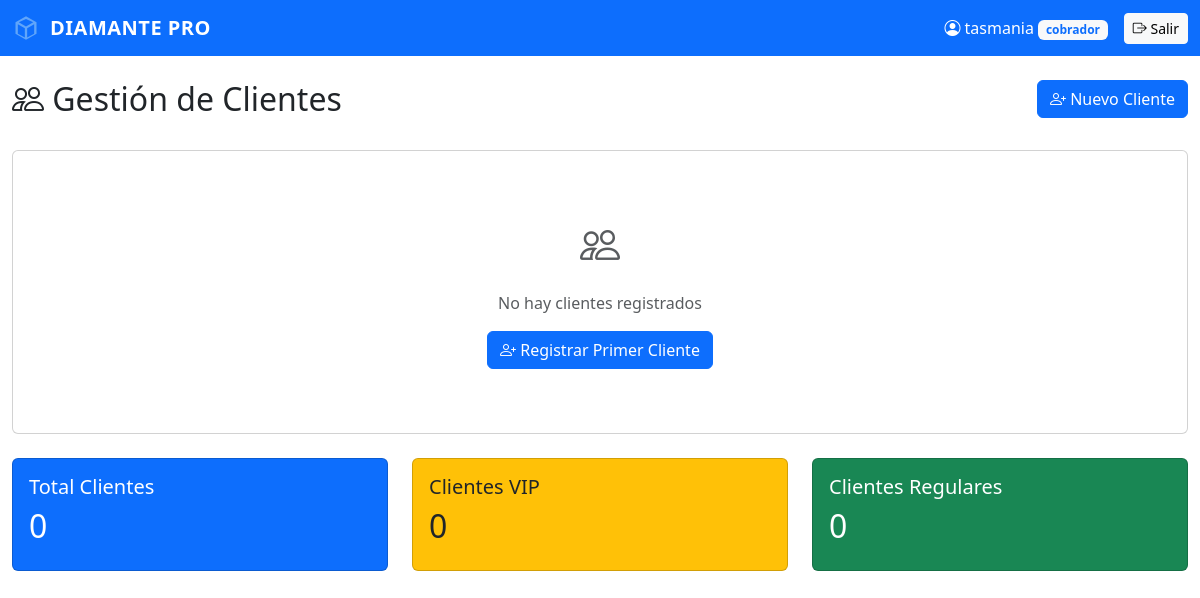
The app's page /clientes (signed in), older data.
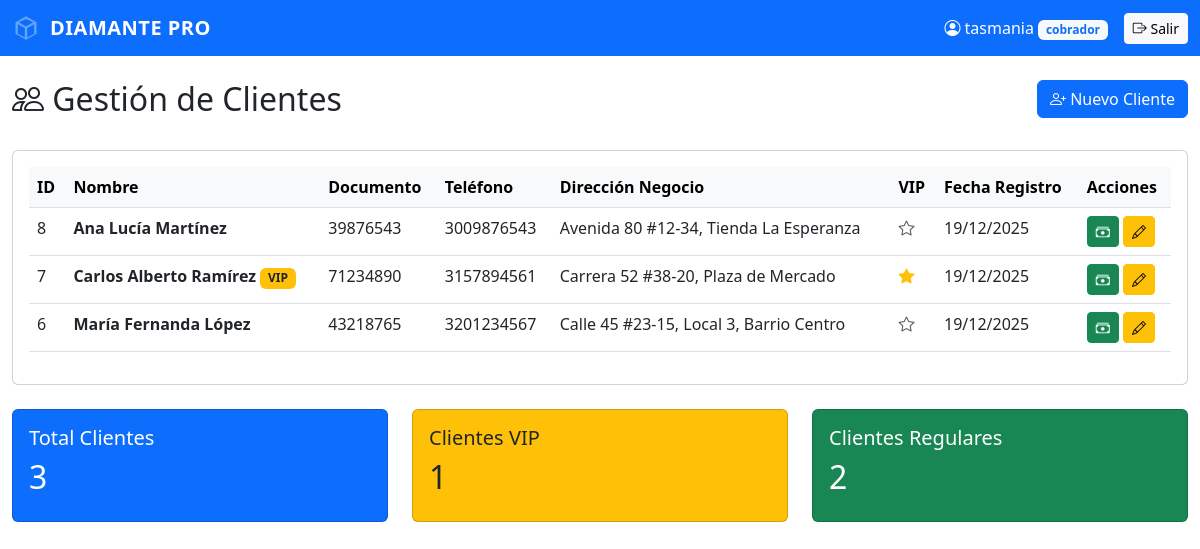
The same page, newer data.
### app/models.py (models this page shows, shortened)
class Cliente(db.Model):
    __tablename__ = 'clientes'
    id = db.Column(db.Integer, primary_key=True)
    nombre = db.Column(db.String(100), nullable=False)
    documento = db.Column(db.String(20), unique=True, nullable=False)
    documento_negocio = db.Column(db.String(30))
    telefono = db.Column(db.String(20), nullable=False)
    whatsapp_codigo_pais = db.Column(db.String(5), default='57')  # Código de país para WhatsApp
    whatsapp_numero = db.Column(db.String(20))  # Número WhatsApp sin código de país
    direccion_negocio = db.Column(db.String(200))
    gps_latitud = db.Column(db.Float)
    gps_longitud = db.Column(db.Float)
    es_vip = db.Column(db.Boolean, default=False)
    fecha_registro = db.Column(db.DateTime, default=datetime.utcnow)

### app/routes.py (the view, shortened to what this page needs)
    @app.route('/clientes')
    def clientes_lista():
        if 'usuario_id' not in session:
            return redirect(url_for('home'))
        rol = session.get('rol')
        usuario_id = session.get('usuario_id')
        if rol == 'cobrador':
            clientes_ids = db.session.query(Prestamo.cliente_id).filter_by(cobrador_id=usuario_id).distinct().all()
            clientes_ids = [c[0] for c in clientes_ids]
            clientes = Cliente.query.filter(Cliente.id.in_(clientes_ids)).order_by(Cliente.fecha_registro.desc()).all()
        return render_template('clientes_lista.html',
                             clientes=clientes,
                             nombre=session.get('nombre'),
                             rol=session.get('rol'),
                             mensaje=request.args.get('mensaje'))

### app/templates/clientes_lista.html (shortened to what this page needs)
<!DOCTYPE html>
<html>
<head>
    <link href="https://cdn.jsdelivr.net/npm/bootstrap@5.3.0/dist/css/bootstrap.min.css" rel="stylesheet">
    <link rel="stylesheet" href="https://cdn.jsdelivr.net/npm/bootstrap-icons@1.11.0/font/bootstrap-icons.css">
</head>
<body>
    <nav class="navbar navbar-expand-lg navbar-dark bg-primary">
        <div class="container-fluid">
            <a class="navbar-brand" href="/dashboard" style="display: inline-flex; align-items: center; gap: 10px; font-weight: 600; letter-spacing: 0.5px;">
                <svg style="width: 28px; height: 28px; fill: #60a5fa;" viewBox="0 0 24 24" xmlns="http://www.w3.org/2000/svg">
                    <path d="M12 2L3 7v10l9 5 9-5V7l-9-5zm0 2.18L18.18 7 12 10.82 5.82 7 12 4.18zM5 8.82l6 3.5v7.86l-6-3.33V8.82zm8 11.36v-7.86l6-3.5v8.03l-6 3.33z"/>
                </svg>
                <span>DIAMANTE PRO</span>
            </a>
            <div class="d-flex align-items-center">
                <span class="text-white me-3">
                    <i class="bi bi-person-circle"></i> {{ nombre }}
                    <span class="badge bg-light text-primary">{{ rol }}</span>
                </span>
                <a href="/logout" class="btn btn-light btn-sm">
                    <i class="bi bi-box-arrow-right"></i> Salir
                </a>
            </div>
        </div>
    </nav>
    <div class="container-fluid mt-4">
        <div class="row mb-4">
            <div class="col-md-6">
                <h2><i class="bi bi-people"></i> Gestión de Clientes</h2>
            </div>
            <div class="col-md-6 text-end">
                <a href="/clientes/nuevo" class="btn btn-primary">
                    <i class="bi bi-person-plus"></i> Nuevo Cliente
                </a>
            </div>
        </div>
        <div class="card">
            <div class="card-body">
                {% if clientes %}
                <div class="table-responsive">
                    <table class="table table-hover">
                        <thead class="table-light">
                            <tr>
                                <th>ID</th>
                                <th>Nombre</th>
                                <th>Documento</th>
                                <th>Teléfono</th>
                                <th>Dirección Negocio</th>
                                <th>VIP</th>
                                <th>Fecha Registro</th>
                                <th>Acciones</th>
                            </tr>
                        </thead>
                        <tbody>
                            {% for cliente in clientes %}
                            <tr>
                                <td>{{ cliente.id }}</td>
                                <td>
                                    <strong>{{ cliente.nombre }}</strong>
                                    {% if cliente.es_vip %}
                                    <span class="badge bg-warning text-dark">VIP</span>
                                    {% endif %}
                                </td>
                                <td>{{ cliente.documento }}</td>
                                <td>{{ cliente.telefono }}</td>
                                <td>{{ cliente.direccion_negocio or 'N/A' }}</td>
                                <td>
                                    {% if cliente.es_vip %}
                                    <i class="bi bi-star-fill text-warning"></i>
                                    {% else %}
                                    <i class="bi bi-star text-muted"></i>
                                    {% endif %}
                                </td>
                                <td>{{ cliente.fecha_registro.strftime('%d/%m/%Y') }}</td>
                                <td>
                                    <a href="/prestamos/nuevo?cliente_id={{ cliente.id }}" class="btn btn-sm btn-success" title="Nuevo Crédito">
                                        <i class="bi bi-cash-stack"></i>
                                    </a>
                                    <a href="/clientes/editar/{{ cliente.id }}" class="btn btn-sm btn-warning" title="Editar">
                                        <i class="bi bi-pencil"></i>
                                    </a>
                                </td>
                            </tr>
                            {% endfor %}
                        </tbody>
                    </table>
                </div>
                {% else %}
                <div class="text-center py-5">
                    <i class="bi bi-people fs-1 text-muted"></i>
                    <p class="text-muted mt-3">No hay clientes registrados</p>
                    <a href="/clientes/nuevo" class="btn btn-primary">
                        <i class="bi bi-person-plus"></i> Registrar Primer Cliente
                    </a>
                </div>
                {% endif %}
            </div>
        </div>
        <div class="row mt-4">
            <div class="col-md-4">
                <div class="card bg-primary text-white">
                    <div class="card-body">
                        <h5>Total Clientes</h5>
                        <h2>{{ clientes|length }}</h2>
                    </div>
                </div>
            </div>
            <div class="col-md-4">
                <div class="card bg-warning text-dark">
                    <div class="card-body">
                        <h5>Clientes VIP</h5>
                        <h2>{{ clientes|selectattr('es_vip')|list|length }}</h2>
                    </div>
                </div>
            </div>
            <div class="col-md-4">
                <div class="card bg-success text-white">
                    <div class="card-body">
                        <h5>Clientes Regulares</h5>
                        <h2>{{ clientes|rejectattr('es_vip')|list|length }}</h2>
                    </div>
                </div>
            </div>
        </div>
    </div>
</body>
</html>

Row changes from the older to the newer data that the page shows:
added Cliente: id "8", nombre "Ana Lucía Martínez", documento "39876543", telefono "3009876543", direccion_negocio "Avenida 80 #12-34, Tienda La Esperanza", es_vip False (drawn), fecha_registro "19/12/2025"
added Cliente: id "7", nombre "Carlos Alberto Ramírez", es_vip "VIP", documento "71234890", telefono "3157894561", direccion_negocio "Carrera 52 #38-20, Plaza de Mercado", fecha_registro "19/12/2025"
added Cliente: id "6", nombre "María Fernanda López", documento "43218765", telefono "3201234567", direccion_negocio "Calle 45 #23-15, Local 3, Barrio Centro", es_vip False (drawn), fecha_registro "19/12/2025"
Text that changed along with them:
{{ clientes|length }}: "0" → "3"
{{ clientes|selectattr('es_vip')|list|length }}: "0" → "1"
{{ clientes|rejectattr('es_vip')|list|length }}: "0" → "2"
text no longer shown: "No hay clientes registrados Registrar Primer Cliente"
text now shown: "ID Nombre Documento Teléfono Dirección Negocio VIP Fecha Registro Acciones"
